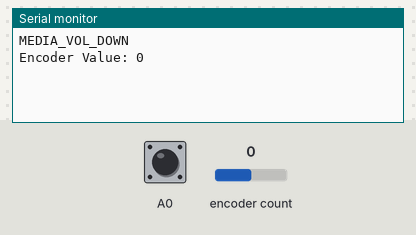
Bench run of a sketch on a simulated Arduino Leonardo, built with avr-gcc and run on an emulated ATmega32U4. On the bench: the last lines printed to the serial monitor. Inputs (shaded band) come from the test bench; at power-on: encoder count 0, A0 HIGH. USB keyboard and mouse output is not drawn.

Above: at 1.2 s.
1.3 s: encoder count set to -1
At 2.2 s:
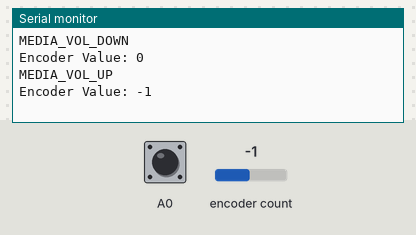
2.8 s: A0 pulled LOW for 0.15 s
At 4.4 s:
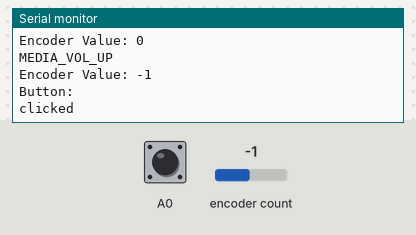

The sketch:

sketch_jun27a.ino
```cpp
#include <HID-Project.h>
#include <ClickEncoder.h>
#include <TimerOne.h>

ClickEncoder *encoder;
int16_t last, value;

void timerIsr() {
  encoder->service();
}

void setup() {

  Serial.begin(9600);

  encoder = new ClickEncoder(2, 3, A0, 4);
  encoder->setAccelerationEnabled(0);

  Timer1.initialize(500);
  Timer1.attachInterrupt(timerIsr);

  last = -1;

  Consumer.begin();
}

void print_value() {
  Serial.print("Encoder Value: ");
  Serial.println(value);
}

void loop() {
  // put your main code here, to run repeatedly:

  value += encoder->getValue();

  if (value > last){
    Serial.println("MEDIA_VOL_DOWN");
    Consumer.write(MEDIA_VOL_DOWN);
    print_value();
  }
  else if (value < last){
    Serial.println("MEDIA_VOL_UP");
    Consumer.write(MEDIA_VOL_UP);
    print_value();
  }

  last = value;

  ClickEncoder::Button b = encoder->getButton();
  if (b != ClickEncoder::Open) {
    Serial.println("Button: ");
    switch (b) {
      case ClickEncoder::Pressed:
          Serial.println("pressed");
          break;

      case ClickEncoder::Released:
          Serial.println("release");
          break;

      case ClickEncoder::Held:
          Serial.println("HELD");
//          Consumer.write(MEDIA_FAST_FORWARD);
          break;

      case ClickEncoder::Clicked:
          Serial.println("clicked");
          Consumer.write(MEDIA_PLAY_PAUSE);
          break;

      case ClickEncoder::DoubleClicked:
          Serial.println("ClickEncoder::DoubleClicked");
          Consumer.write(MEDIA_NEXT);
        break;
    }
  }

}
```

Measured:
- after the input at 1.3 s, the serial monitor: prints a new line at once (image 1)
- after the input at 2.8 s, the serial monitor: prints a new line after 0.75 s (image 2)
